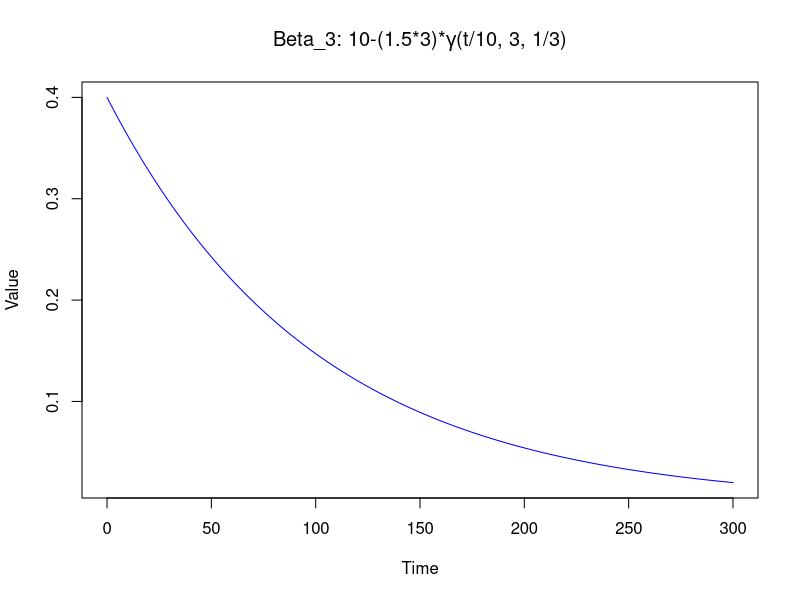

Write R code to recreate this figure.
# Parameter definitions for a custom simulation

true_predictors <- c(1, 1, 1, 1, 1, 1, 1, 1 , 1, 1, 0)

predictors <- 11
measurements <- 1000
observations <- 250
basis_functions <- 4
intercept <- 0
norder <- 4
noise_snr = c(100,100)
seed <- 1

simulation_type = "paper2"

time_domains <- list(
  list(0, 300),
  list(0, 300),
  list(0, 300),
  list(0, 300),
  list(0, 300),
  list(0, 300),
  list(0, 300),
  list(0, 300),
  list(0, 300),
  list(0, 300),
  list(0, 300)

)

beta_funcs <- list(
  function(t) (10-(1.5*1))*dgamma(t/10, 3, 1/3),
  function(t) (10-(1.5*2))*dgamma(t/10, 3, 1/3),
  function(t) (10-(1.5*3))*dgamma(t/10, 3, 1/3),
  function(t) (10-(1.5*4))*dgamma(t/10, 3, 1/3),
  function(t) (10-(1.5*5))*dgamma(t/10, 3, 1/3),
  function(t) (10-(1.5*6))*dgamma(t/10, 3, 1/3),
  function(t)  0.6*dexp(0.02*t),
  function(t)  0.4*dexp(0.02*t),
  function(t)  0.6*dexp(0.01*t),
  function(t)  0.4*dexp(0.01*t),
  function(t)  rep(0, length(t))
)

mu_funcs <- list(
  function(t) t,
  function(t) t,
  function(t) t,
  function(t) t,
  function(t) t,
  function(t) t,
  function(t) t,
  function(t) t,
  function(t) t,
  function(t) t,
  function(t) t
)

cov_funcs <- NULL

# plot beta_funcs[3] and  4
t <- seq(0, 300, length.out=1000)
plot(t, beta_funcs[[10]](t), type='l', col='blue', xlab='Time', ylab='Value', main=expression(paste("Beta_3: 10-(1.5*3)*", gamma, "(t/10, 3, 1/3)")))